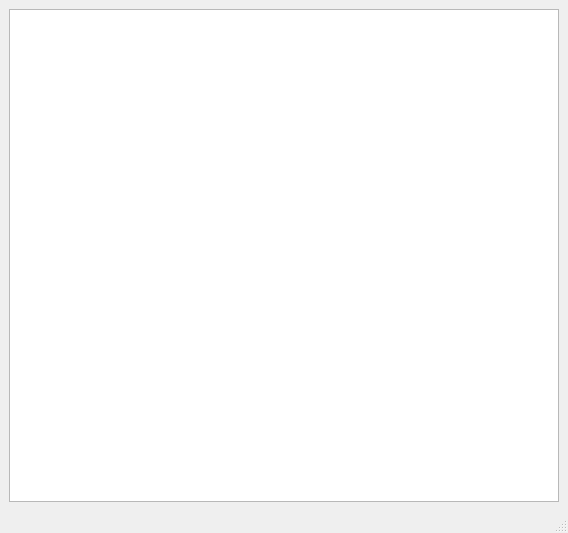
<?xml version="1.0" encoding="UTF-8"?>
<ui version="4.0">
 <class>MainWindow</class>
 <widget class="QMainWindow" name="MainWindow">
  <property name="geometry">
   <rect>
    <x>0</x>
    <y>0</y>
    <width>568</width>
    <height>533</height>
   </rect>
  </property>
  <property name="windowTitle">
   <string>Coffee</string>
  </property>
  <widget class="QWidget" name="centralwidget">
   <layout class="QGridLayout" name="gridLayout">
    <item row="0" column="0">
     <widget class="QTableWidget" name="tableWidget"/>
    </item>
   </layout>
  </widget>
  <widget class="QStatusBar" name="statusbar"/>
 </widget>
 <resources/>
 <connections/>
</ui>
